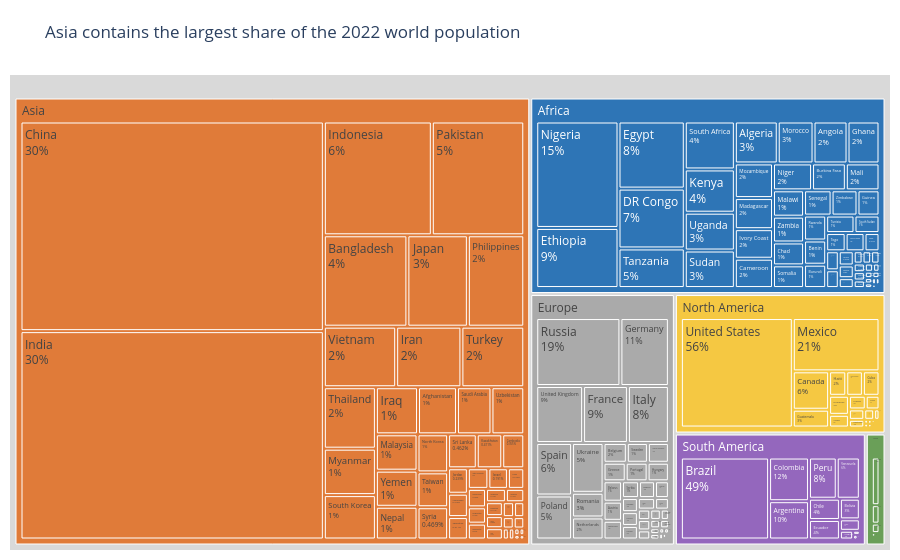

The notebook cell this image was saved under:
### Markdown cell above
## Q6 — Where do the world's 8 billion people live?

**Chart choice & justification:** A treemap encodes population by rectangle area and nests countries inside continents, showing both requested levels in one view.

### Code cell
q6 = df.groupby(['Continent','Country'], as_index=False)['2022 Population'].sum()
fig = px.treemap(q6, path=['Continent','Country'], values='2022 Population',
                 color='Continent',
                 color_discrete_sequence=['#2E75B6','#E07B39','#AAAAAA','#F5C842','#6A9F58','#9467BD'],
                 title='Asia contains the largest share of the 2022 world population',
                 template='plotly_white')
fig.update_traces(root_color='#D9D9D9', textinfo='label+percent parent',
                  hovertemplate='<b>%{label}</b><br>Population: %{value:,}<br>Share of parent: %{percentParent:.1%}<extra></extra>')
fig.update_layout(margin=dict(l=10,r=10,t=75,b=10), showlegend=False)
fig.show()

### Figure 1 — Plotly figure (JSON) as saved in the notebook; plotly's stock layout.template omitted (floating-point values rounded to 4 significant figures; data arrays with more than 128 entries replaced by an {"elided": "..."} marker saying what was removed)
{"data": [{"branchvalues": "total", "customdata": {"elided": "240x1 str values"}, "domain": {"x": [0.0, 1.0], "y": [0.0, 1.0]}, "hovertemplate": "<b>%{label}</b><br>Population: %{value:,}<br>Share of parent: %{percentParent:.1%}<extra></extra>", "ids": {"elided": "240 str values"}, "labels": {"elided": "240 str values"}, "marker": {"colors": {"elided": "240 str values"}}, "name": "", "parents": {"elided": "240 str values"}, "root": {"color": "#D9D9D9"}, "textinfo": "label+percent parent", "type": "treemap", "values": {"elided": "240 float values"}}], "layout": {"legend": {"tracegroupgap": 0}, "margin": {"b": 10, "l": 10, "r": 10, "t": 75}, "showlegend": false, "title": {"text": "Asia contains the largest share of the 2022 world population"}, "treemapcolorway": ["#2E75B6", "#E07B39", "#AAAAAA", "#F5C842", "#6A9F58", "#9467BD"]}}
